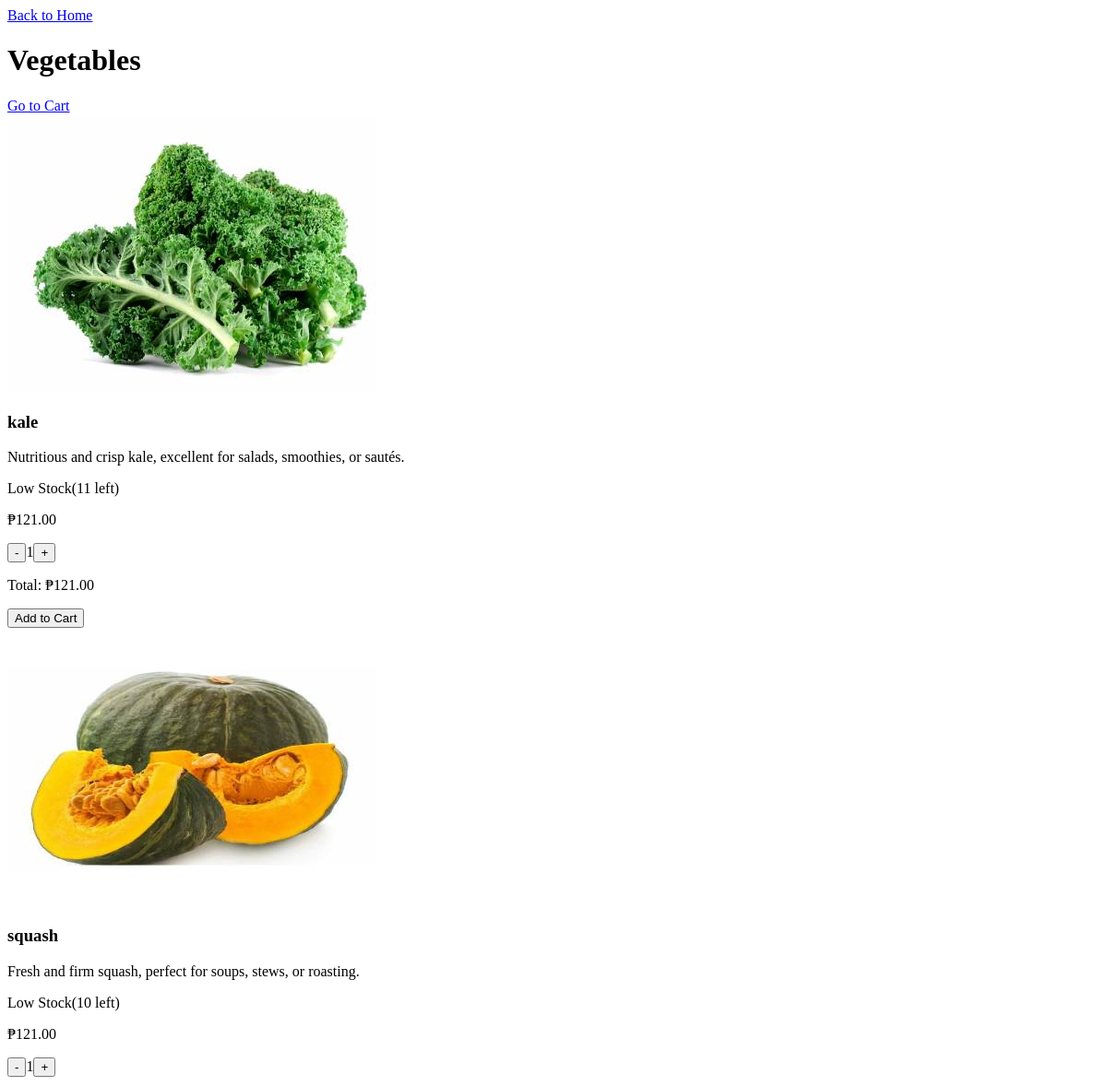
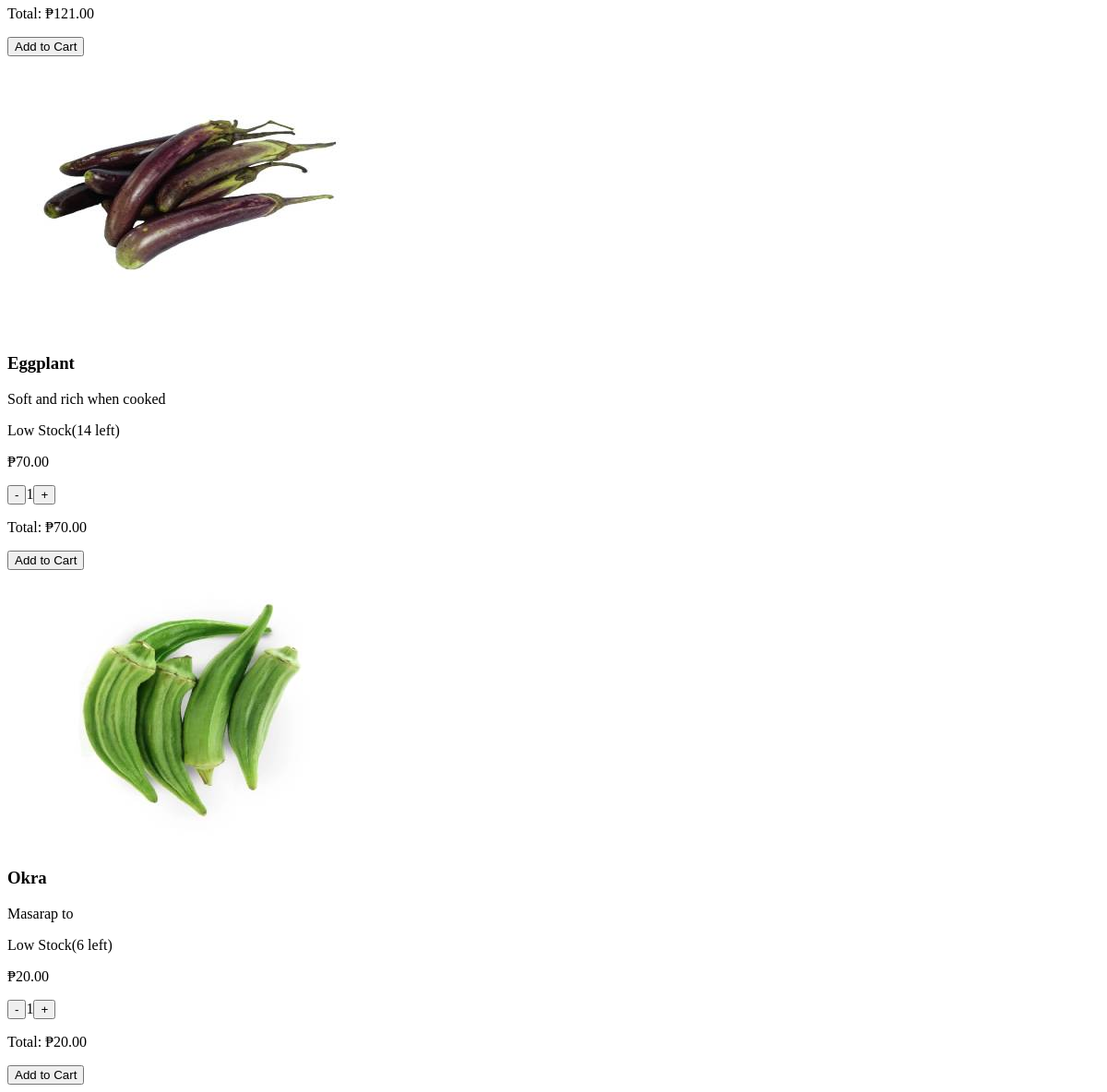
The app's page /user-dashboard/category/php/vegetables.php, older data (2 pictures, top to bottom).
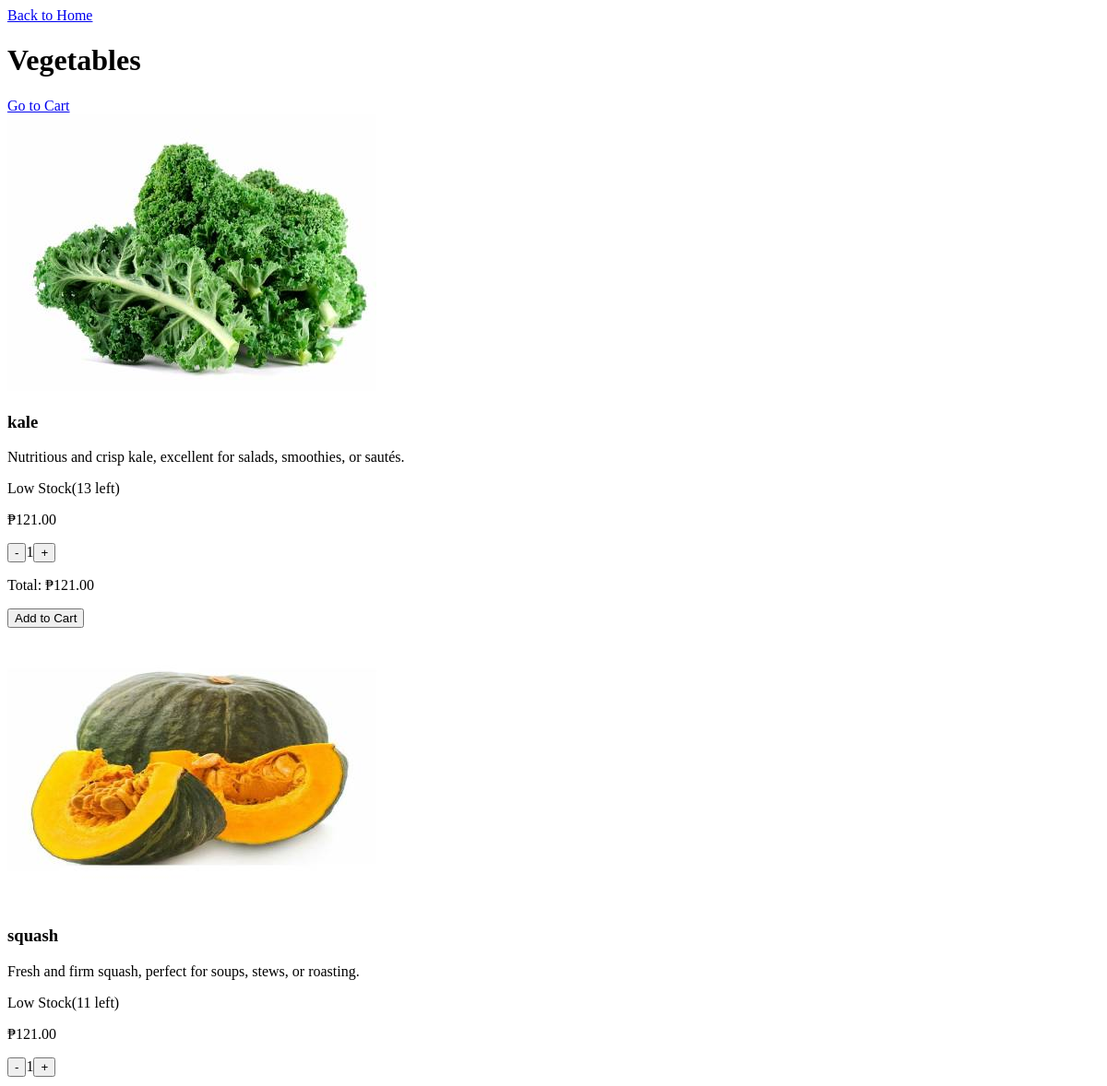
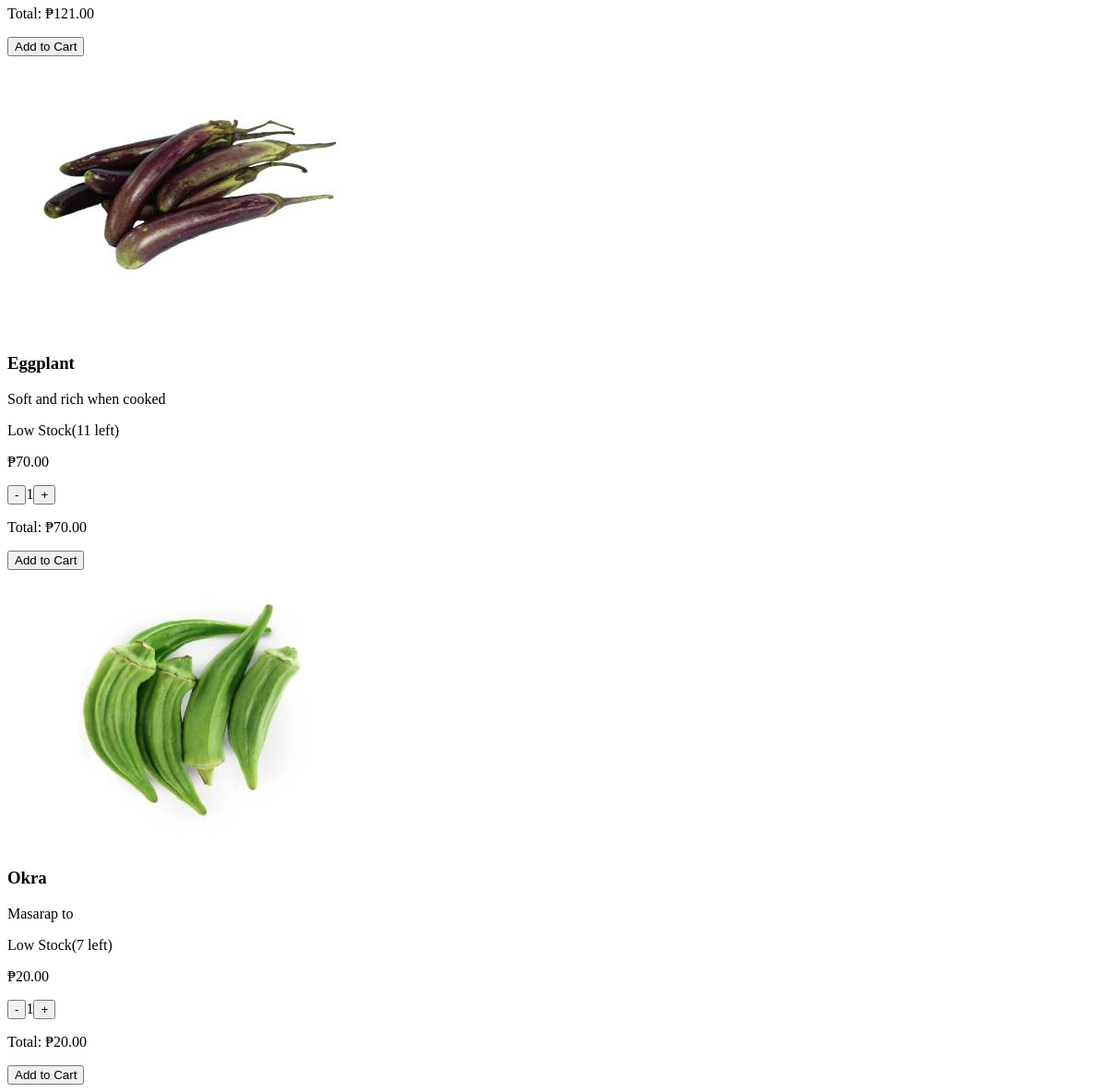
The same page, newer data (2 pictures, top to bottom).
### tables this page shows
CREATE TABLE `products` (
  `id` int(11) NOT NULL,
  `name` varchar(100) NOT NULL,
  `category` varchar(50) NOT NULL,
  `price` decimal(10,2) NOT NULL,
  `unit` varchar(10) NOT NULL,
  `stock` int(11) NOT NULL DEFAULT 0,
  `status` enum('In Stock','Low Stock','Out of Stock') NOT NULL DEFAULT 'In Stock',
  `description` text DEFAULT NULL,
  `image_path` varchar(255) DEFAULT NULL,
  `created_at` timestamp NOT NULL DEFAULT current_timestamp(),
  `updated_at` timestamp NULL DEFAULT NULL ON UPDATE current_timestamp()
);

### user-dashboard/category/php/vegetables.php (the view, shortened to what this page needs)
<?php
require_once __DIR__ . '/../../../connect.php';
?>
<!DOCTYPE html>
<html lang="en">
<head>
    <link rel="stylesheet" href="../css/vegetable.css">
</head>
<body>
    <header>
        <a href="/fresh1/user-dashboard/user.php" class="nav-button">Back to Home</a>
        <h1 class="category-title">Vegetables</h1>
        <a href="/fresh1/user-dashboard/cart/cart.php" class="nav-button">Go to Cart</a>
    </header>
    <main class="product-grid">
        <?php
        $sql = "SELECT id, name, description, price, image_path, stock, status FROM products WHERE category = 'Vegetables'";
        $result = $conn->query($sql);
        if ($result && $result->num_rows > 0) {
            while ($vegetable = $result->fetch_assoc()) {
                $isOutOfStock = ($vegetable['status'] === 'Out of Stock' || $vegetable['stock'] <= 0);
                $isEffectivelyLowStock = !$isOutOfStock &&
                                         ($vegetable['status'] === 'Low Stock' ||
                                          ($vegetable['stock'] > 0 && $vegetable['stock'] <= LOW_STOCK_THRESHOLD));
                echo "<div class='product-card' data-product-id='" . htmlspecialchars($vegetable['id']) . "'>";
                $imagePath = '/fresh1/' . htmlspecialchars($vegetable['image_path']);
                echo "<img src='" . $imagePath . "' alt='" . htmlspecialchars($vegetable['name']) . "'>";
                echo "<h3>" . htmlspecialchars($vegetable['name']) . "</h3>";
                echo "<p class='description'>" . htmlspecialchars($vegetable['description']) . "</p>";
                echo "<div class='product-status-info'>";
                if ($isOutOfStock) {
                    echo "<span class='status-badge status-out-of-stock'>Out of Stock</span>";
                } elseif ($isEffectivelyLowStock) {
                    echo "<span class='status-badge status-low-stock'>Low Stock</span>";
                    echo "<span class='stock-left'>(" . htmlspecialchars($vegetable['stock']) . " left)</span>";
                } else {
                    echo "<span class='status-badge status-in-stock'>In Stock</span>";
                    echo "<span class='stock-left'>(" . htmlspecialchars($vegetable['stock']) . " available)</span>";
                }
                echo "</div>";
                echo "<p class='price' data-price='" . htmlspecialchars($vegetable['price']) . "'>₱" . number_format($vegetable['price'], 2) . "</p>";
                echo "<div class='quantity-selector'" . ($isOutOfStock ? " style='display:none;'" : "") . ">";
                echo "<button class='quantity-btn minus-btn'>-</button>";
                echo "<span class='quantity-value'>1</span>";
                echo "<button class='quantity-btn plus-btn'>+</button>";
                echo "</div>";
                echo "<p class='total-price'" . ($isOutOfStock ? " style='display:none;'" : "") . ">Total: ₱" . number_format($vegetable['price'], 2) . "</p>";
                echo "<button class='add-to-cart-btn'" . ($isOutOfStock ? " disabled" : "") . ">" . ($isOutOfStock ? "Out of Stock" : "Add to Cart") . "</button>";
                echo "</div>";
            }
        } else {
            echo "<p style='text-align:center; grid-column: 1 / -1;'>No vegetables found in this category.</p>";
        }
        ?>
    </main>
</body>
</html>

Row changes from the older to the newer data that the page shows:
changed products "kale": stock "11" → "13"
changed products "squash": stock "10" → "11"
changed products "Eggplant": stock "14" → "11"
changed products "Okra": stock "6" → "7"
